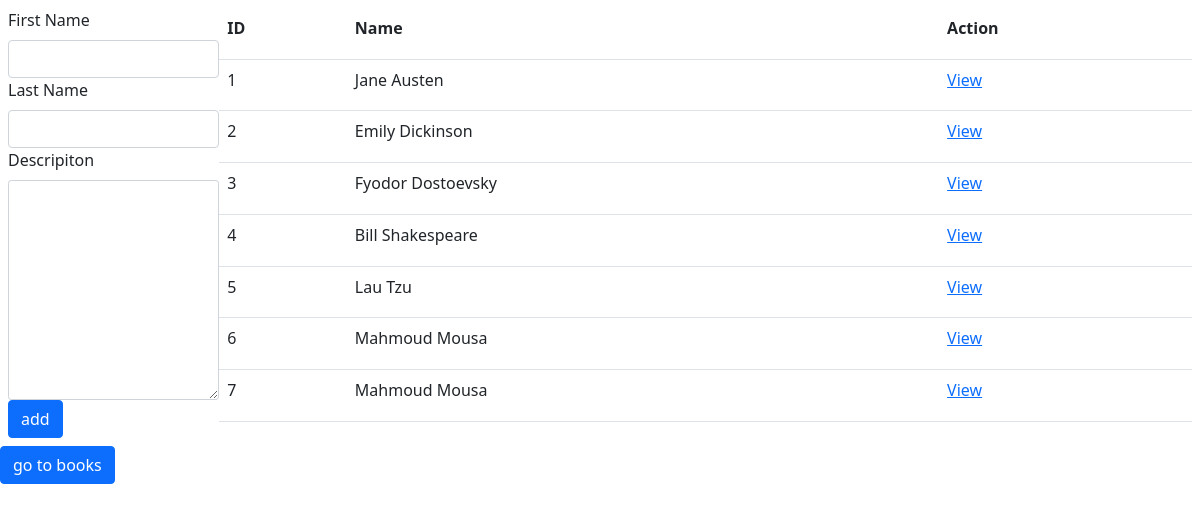
Screenshot of /authers with the database file from the repository.
### books_authers_app/models.py (models this page shows)
class Auther(models.Model):
    first_name = models.CharField(max_length=45)
    last_name = models.CharField(max_length=45)
    notes = models.TextField(default="no notes yet")
    books = models.ManyToManyField(Book,related_name="authers")
    created_at = models.DateTimeField(auto_now_add=True)
    updated_at = models.DateTimeField(auto_now=True)

### books_authers_app/views.py (the view)
# urls.py: path('authers', views.view_authers),
def view_authers(request):
    context = {
        "all_the_books": Book.objects.all(),
        "all_the_authers": Auther.objects.all()
    }
    return render(request, "authers.html", context)

### books_authers_app/templates/authers.html (shortened to what this page needs)
<!DOCTYPE html>
<html lang="en">
<head>
    <link href="https://cdn.jsdelivr.net/npm/bootstrap@5.0.2/dist/css/bootstrap.min.css" rel="stylesheet"
>
    {% load static %}
    <link rel="stylesheet" href="{% static 'css/style.css' %}">
</head>
<body>
    <main class="d-flex p-2 bd-highlight">
        <form action="add_auther" method="post">
            <div>
                <label for="first_name" class="form-label">First Name</label>
                <input type="text" id="first_name" name="first_name" class="form-control">
            </div>
            <div>
                <label for="last_name" class="form-label">Last Name</label>
                <input type="text" id="last_name" name="last_name" class="form-control">
            </div>
            <div class="note">
                <label class="form-label" for="note">Descripiton</label>
                <textarea class="form-control form-control-sm " aria-label="With textarea" name="note" id="note" cols="20" rows="10"></textarea>
            </div>
            <input type="submit" value="add" class="btn btn-primary">
        </form>
        <table class="table table-hover">
            <tr>
                <th>ID</th>
                <th>Name</th>
                <th>Action</th>
            </tr>
            {% for auther in all_the_authers %}
            <tr>
                <td>{{auther.id}}</td>
                <td>{{auther.first_name}} {{auther.last_name}}</td>
                <td><a href="/authers/{{auther.id}}">View</a></td>
            </tr>
            {% endfor %}
        </table>
    </main>
    <a href="/" class="btn btn-primary">go to books</a>
</body>
</html>

### rows the page displays
Auther: id "1", first_name "Jane", last_name "Austen"
Auther: id "2", first_name "Emily", last_name "Dickinson"
Auther: id "3", first_name "Fyodor", last_name "Dostoevsky"
Auther: id "4", first_name "Bill", last_name "Shakespeare"
Auther: id "5", first_name "Lau", last_name "Tzu"
Auther: id "6", first_name "Mahmoud", last_name "Mousa"
Auther: id "7", first_name "Mahmoud", last_name "Mousa"
